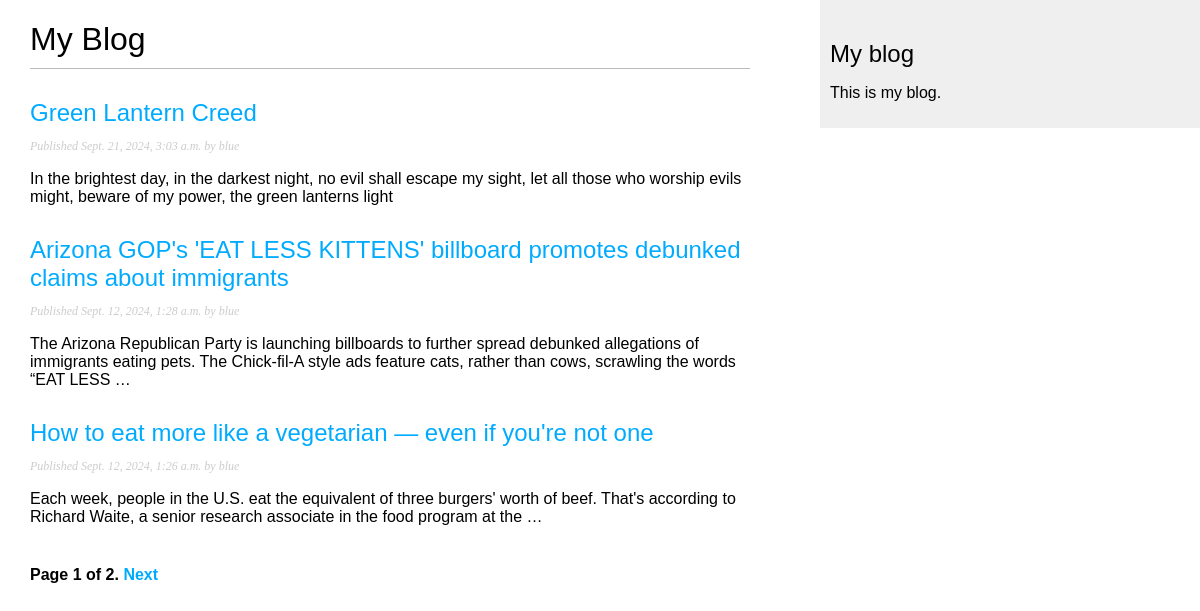
Screenshot of /blog/ with the database file from the repository.
### blog/models.py (models this page shows, shortened)
class Post(models.Model):
    class Status(models.TextChoices):
        DRAFT = 'DF', 'Draft'
        PUBLISHED = 'PB', 'Published'
    title = models.CharField(max_length=250)
    slug = models.SlugField(max_length=250,
                            unique_for_date='publish')
    author = models.ForeignKey(User,
                                on_delete=models.CASCADE,
                                related_name='blog_posts',)
    body = models.TextField()
    publish = models.DateTimeField(default=timezone.now)
    created = models.DateTimeField(auto_now_add=True)
    updated = models.DateTimeField(auto_now=True)
    status = models.CharField(max_length=2,
                            choices=Status.choices,
                            default=Status.DRAFT)
    objects = models.Manager() #default manager.if none specified its selected automatically
    published = PublishedManager() #custom manager
    date = DateManager() #custom manager
    class Meta:
        ordering = ['-publish']
        indexes = [
            models.Index(fields=['-publish']),  #index publish field
        ]
    def get_absolute_url(self):
        return reverse('blog:post_detail',
                       args=[self.publish.year,
                             self.publish.month,
                             self.publish.day,
                             self.slug,])

### blog/views.py (the view)
# urls.py: path('', views.post_list, name='post_list'),
def post_list(request):
    post_list = Post.published.all()
    paginator = Paginator(post_list, 3)
    page_number = request.GET.get('page', 1)
    try:
        posts = paginator.page(page_number)
    except PageNotAnInteger:
        posts = paginator.page(1)
    except EmptyPage:
        posts = paginator.page(paginator.num_pages)
    return render (request,
                   'blog/post/list.html',
                   {'posts':posts},)

### blog/models.py (called while the page is built)
    def get_queryset(self):
        return super().get_queryset() \
            .filter(status=Post.Status.PUBLISHED)

### blog/templates/blog/post/list.html (shortened to what this page needs)
{% extends "blog/base.html" %}
{% block content %}
  <h1>My Blog</h1>
  {% for post in posts %}
    <h2>
      <a href="{{ post.get_absolute_url}}">
        {{ post.title }}
      </a>
    </h2>
    <p class="date">
      Published {{ post.publish }} by {{ post.author }}
    </p>
    {{ post.body|truncatewords:30|linebreaks }}
  {% endfor %}
   {% include "pagination.html" with page=posts %}
{% endblock %}

### blog/static/css/blog.css (style rules this page uses)
body { margin:0; padding:0; font-family:helvetica, sans-serif; }
a { color:#00abff; text-decoration:none; }
h1 { font-weight:normal; border-bottom:1px solid #bbb; padding:0 0 10px 0; }
h2 { font-weight:normal; margin:30px 0 0; }
p.date { color:#ccc; font-family: georgia, serif; font-size: 12px; font-style: italic; }

### rows the page displays
Post: title "Green Lantern Creed", publish "Sept. 21, 2024, 3:03 a.m.", author "blue", body "In the brightest day, in the darkest night, no evil shall escape my sight, let all those who worship evils might, beware of my power, the green lanterns light"
Post: title "Arizona GOP's 'EAT LESS KITTENS' billboard promotes debunked claims about immigrants", publish "Sept. 12, 2024, 1:28 a.m.", author "blue", body "The Arizona Republican Party is launching billboards to further spread debunked allegations of immigrants eating pets. The Chick-fil-A style ads feature cats, rather than cows, scrawling the words “EAT LESS …"
Post: title "How to eat more like a vegetarian — even if you're not one", publish "Sept. 12, 2024, 1:26 a.m.", author "blue", body "Each week, people in the U.S. eat the equivalent of three burgers' worth of beef. That's according to Richard Waite, a senior research associate in the food program at the …"

### other values shown
{{ page.number }} "1"
{{ page.paginator.num_pages }} "2"
